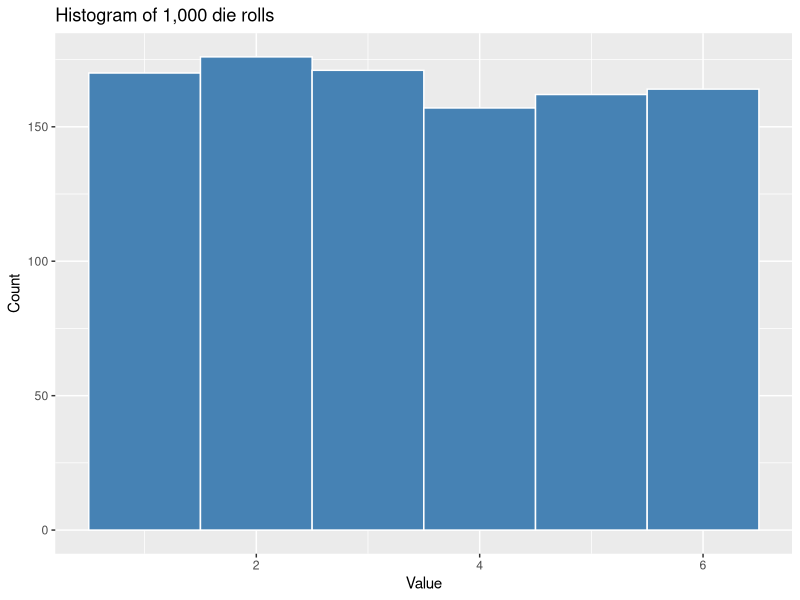
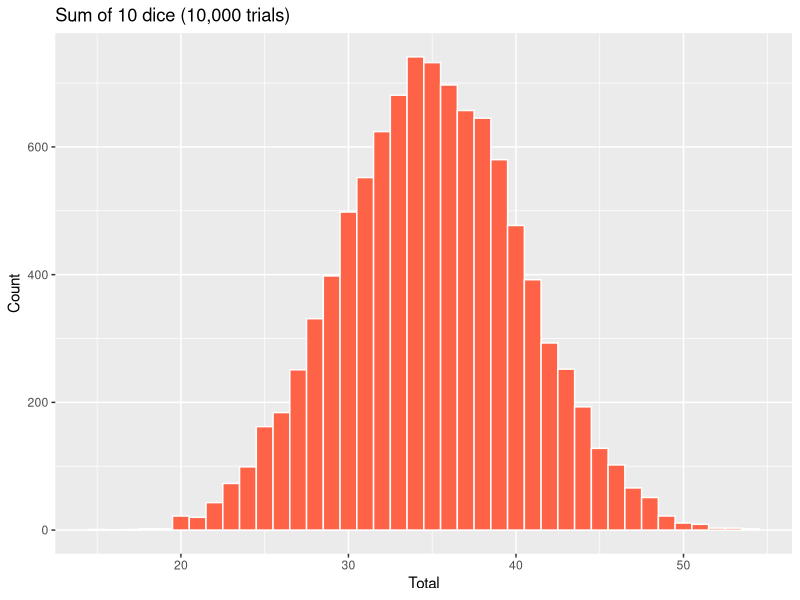
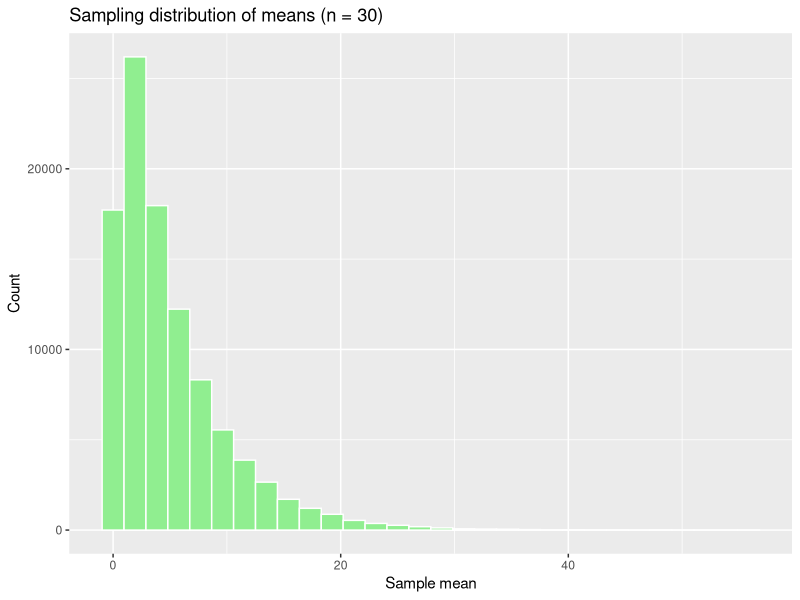
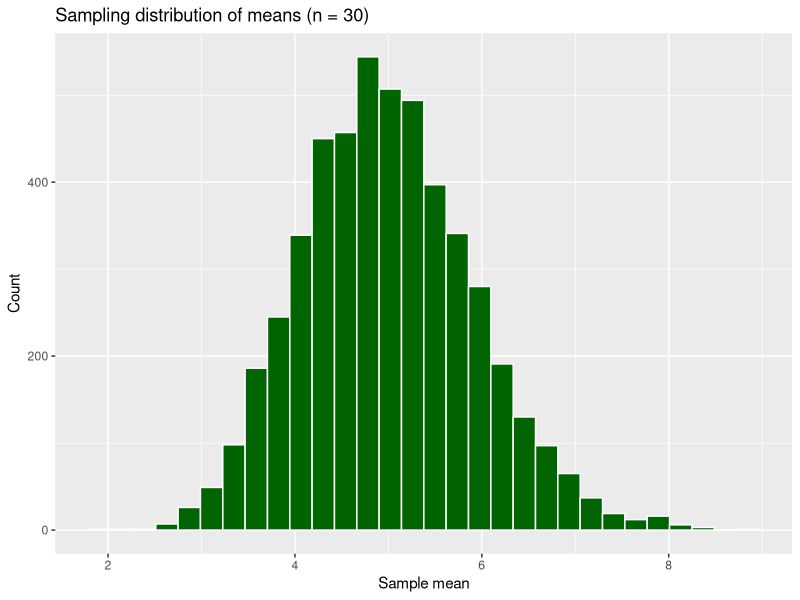
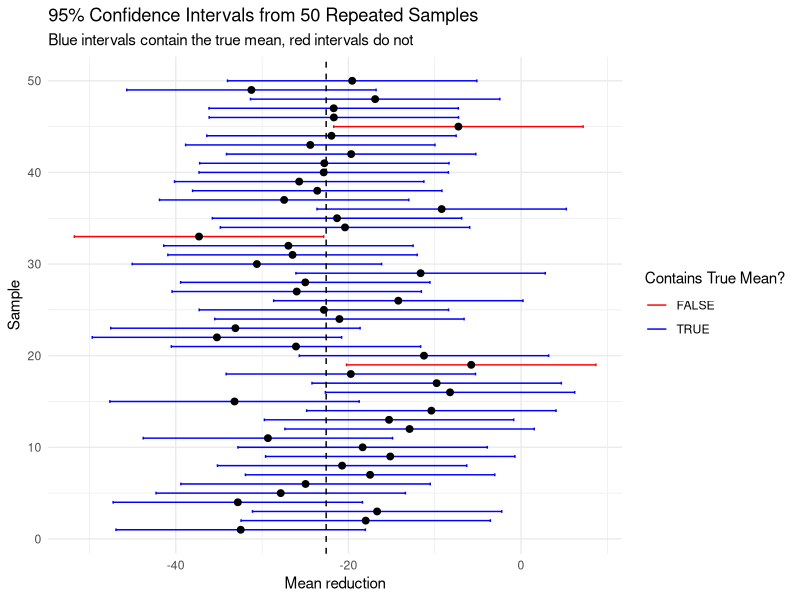

Here is the R script that generated these plots, in order:
## ---- chunk 1
library(tidyverse)
set.seed(123)

# Roll one die many times
rolls <- sample(1:6, size = 1000, replace = TRUE)

tibble(rolls) %>%
  ggplot(aes(x = rolls)) +
  geom_histogram(binwidth = 1, fill = "steelblue", color = "white") +
  labs(title = "Histogram of 1,000 die rolls", x = "Value", y = "Count")
## ---- chunk 2
# Sum of 10 dice, rolled 10,000 times
dice_sum <- replicate(10000, sum(sample(1:6, size=10, replace = TRUE)))

tibble(sum = dice_sum) %>%
  ggplot(aes(x = sum)) +
  geom_histogram(binwidth = 1, fill = "tomato", color = "white") +
  labs(title = "Sum of 10 dice (10,000 trials)", x = "Total", y = "Count")
## ---- chunk 3
set.seed(42)

# Population: skewed distribution
population <- rexp(100000, rate = 0.2)

#look at the population distribution 
tibble(population) %>%
  ggplot(aes(x = population)) +
  geom_histogram(bins = 30, fill = "lightgreen", color = "white") +
  labs(title = "Sampling distribution of means (n = 30)", x = "Sample mean", y = "Count")

# Draw many sample means
sample_means <- replicate(5000, mean(sample(population, size=30, replace = TRUE)))

#look at the distribution of sample means 
tibble(sample_means) %>%
  ggplot(aes(x = sample_means)) +
  geom_histogram(bins = 30, fill = "darkgreen", color = "white") +
  labs(title = "Sampling distribution of means (n = 30)", x = "Sample mean", y = "Count")
## ---- chunk 4
set.seed(101)

n <- 35
sample_data <- rnorm(n, mean = -22.58, sd = 43.59)

sample_mean <- mean(sample_data)
sample_sd <- sd(sample_data)
sample_se <- sample_sd / sqrt(n)

sample_mean; sample_sd; sample_se
## ---- chunk 5
# z-score of observed mean relative to null mean = 0
z <- (sample_mean - 0) / sample_se
p_value <- 2 * (1 - pnorm(abs(z)))

z; p_value
## ---- chunk 6
# 95% CI
ci_lower <- sample_mean - 1.96 * sample_se
ci_upper <- sample_mean + 1.96 * sample_se
c(ci_lower, ci_upper)
## ---- chunk 7
set.seed(456)

true_mean <- -22.58
sd_sample <- 43.59
n <- 35
se <- sd_sample / sqrt(n)

n_samples <- 50
sample_means <- rnorm(n_samples, mean = true_mean, sd = se)
ci_lower <- sample_means - 1.96 * se
ci_upper <- sample_means + 1.96 * se

ci_df <- tibble(
  sampleID = 1:n_samples,
  mean = sample_means,
  lower = ci_lower,
  upper = ci_upper,
  contains_true = (ci_lower <= true_mean) & (ci_upper >= true_mean)
)

ggplot(ci_df, aes(y = sampleID)) +
  geom_errorbarh(aes(xmin = lower, xmax = upper, color = contains_true), height = 0.3) +
  geom_point(aes(x = mean), size = 2) +
  geom_vline(xintercept = true_mean, linetype = "dashed") +
  scale_color_manual(values = c("red","blue")) +
  labs(title="95% Confidence Intervals from 50 Repeated Samples",
       subtitle="Blue intervals contain the true mean, red intervals do not",
       x="Mean reduction", y="Sample", color="Contains True Mean?") +
  theme_minimal()
